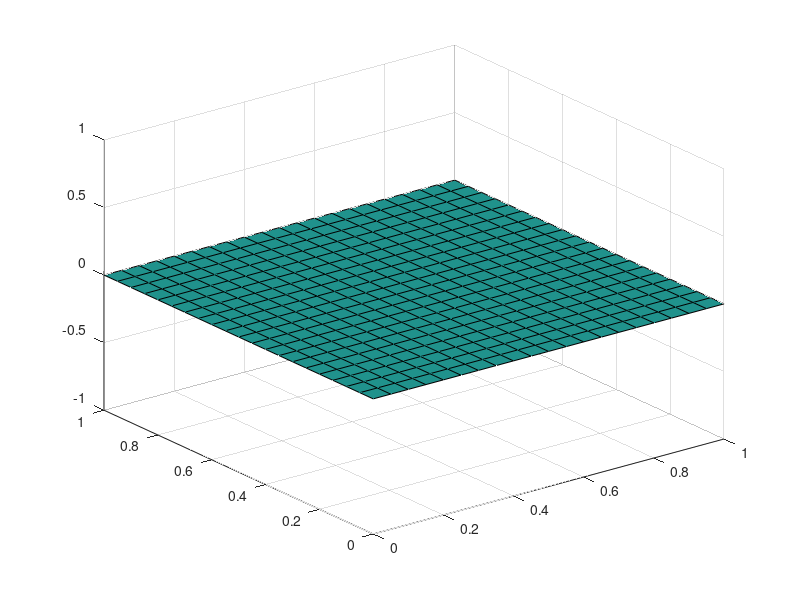

MATLAB code to generate this figure:
% function [] = meshgen(ndim, ndof, xL, xR, yL, yR, n_elem, matdata, k, ux, uy, elemdata, e1, e2, npelem, nforce)
clc; clear; % close all;
ndim = 2; % no of dimensions
ndof = 1; % no of dofs
n_elem = 20; % no of elements
nnode = (n_elem + 1) * (n_elem + 1);

% domain boundaries
xL = 0; xR = 1;
yL = 0; yR = 1;

% matdata
matdata = 1;
% k = 0.0001;
k = 1e-8;
% ux = 0.7071; uy = 0.7071;
% case 1, delta = 0
% mod_u = 1;
% delta = 0;
% ux = mod_u * cosd(delta); uy = -mod_u * sind(delta);
% case 2, u = [1 0]'
ux = 1; uy = 0;
s = 0; f = 1;

% elemdata
elemdata = 1;
e1 = 0.0;
e2 = 0.0;

npelem = 4;
nelem = n_elem ^ 2;

% boundary conditions
nforce = 1; % source term
% nbound = 100;
% number of nodes in boundary = n_elem * 4 (sides)
nbound = n_elem * 4;

%% open new file to write data
% delete(data.inp)
fileID = fopen('data_p2.inp', 'a+');
fprintf(fileID, 'ndim,%d\n', ndim);
fprintf(fileID, 'ndof,%d\n', ndof);
fprintf(fileID, 'nnode,%d\n', nnode);

%% node printing

x = linspace(xL, xR, n_elem + 1);
y = linspace(yL, yR, n_elem + 1);

[X, Y] = meshgrid(x, y);
Z = zeros(n_elem + 1, n_elem + 1);

surf(X, Y, Z);

node_coords = zeros(nnode, 2);

for i = 0:n_elem
    x_coords = X(i + 1, :)';
    y_coords = Y(i + 1, :)';
    ki = 1;

    for j = (((n_elem + 1) * i) + 1):((n_elem + 1) * (i + 1))
        node_coords(j, 1) = x_coords(ki);
        node_coords(j, 2) = y_coords(i + 1);
        ki = ki + 1;
        fprintf(fileID, '%d,%f,%f\n', j, node_coords(j, 1), node_coords(j, 2));
    end

end

%% matdata

fprintf(fileID, 'matdata,%d\n', matdata);

for i = 1:matdata
    fprintf(fileID, '%d,%.8f,%f,%f,%f,%f\n', i, k, ux, uy, s, f);
end

%% elemdata

fprintf(fileID, 'elemdata,%d\n', elemdata);

for i = 1:elemdata
    fprintf(fileID, '%d,%f,%f\n', i, e1, e2);
end

fprintf(fileID, 'npelem,%d\n', npelem);
fprintf(fileID, 'nelem,%d\n', nelem);

% elem connectivity

% generate conn_table
conn_table = zeros(n_elem + 1, n_elem + 1);
xx = n_elem + 1;

for i = 0:n_elem

    for j = 1:(n_elem + 1)
        conn_table(i + 1, j) = xx * i + j;
    end

end

% print element connectivity table
xx = 1;

for i = 0:n_elem - 1
    l1 = conn_table(i + 1, :)';
    l2 = conn_table(i + 2, :)';

    for j = 0:n_elem - 1
        fprintf(fileID, '%d,%d,%d,%d,%d,%d,%d\n', xx, matdata, elemdata, l1(j + 1), l1(j + 2), l2(j + 2), l2(j + 1));
        xx = xx + 1;
    end

end

%% boundary layers

fprintf(fileID, "nbound,%d\n", nbound);

% kk = n_elem + 1;
% rev_conn_table = zeros(n_elem + 1, n_elem + 1);
% for i = 0:n_elem
% 	for j = 1:(n_elem + 1)
% 		rev_conn_table(kk, j) = conn_table(i+1, j);
% 	end
% 	kk = kk - 1;
% end

% for x = 0, left edge
bc_ycoords = Y(:, 1); % all values in first column

idx_y = find(bc_ycoords == 0.7); % find the index for y values starting from 0.7
% print values for x (0, 0.7) to (0, 1)
node_nums = conn_table(:, 1);
b_val = 0.0; % boundary value

for i = 1:length(bc_ycoords)
    fprintf(fileID, "%d,%d,%f\n", node_nums(i), elemdata, b_val);
end

% for y = 0, top edge
bc_xcoords = X(end, 2:end); % final row, 2nd col to end col because 0,1 is already done

% print values for x (0, 1) to (1, 1)
node_nums = conn_table(end, 2:end);
b_val = 0.0; % boundary value

for i = 1:length(bc_xcoords)
    fprintf(fileID, "%d,%d,%f\n", node_nums(i), elemdata, b_val);
end

% bottom edge
bc_xcoords = X(1, 2:end); % final row, 2nd col to end col because 0,1 is already done

% print values for x (0, 0) to (1, 0)
node_nums = conn_table(1, 2:end);
b_val = 0.0; % boundary value

for i = 1:length(bc_xcoords)
    fprintf(fileID, "%d,%d,%f\n", node_nums(i), elemdata, b_val);
end

% top edge
bc_ycoords = Y((2:(end - 1)), end); % final row, 2nd col to end col because 0,1 is already done

% print values for x (1, 0) to (1, 1)
node_nums = conn_table((2:(end - 1)), end);
b_val = 0.0; % boundary value

for i = 1:length(bc_ycoords)
    fprintf(fileID, "%d,%d,%f\n", node_nums(i), elemdata, b_val);
end

%% forcing term
fprintf(fileID, "nforce,%d\n", nforce);

for i = 1:nnode
    fprintf(fileID, "%d,%d,%f\n", i, elemdata, nforce);
end

% end
